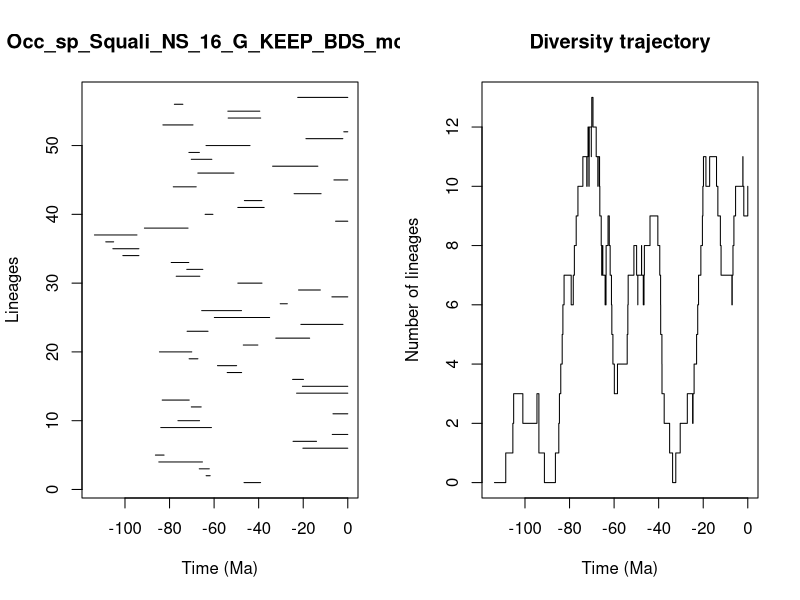

R code for this plot:


pdf(file='../Results/Species_NS/5_MA_bins_EXT_EP_FT/pyrate_mcmc_logs/Occ_sp_Squali_NS_16_G_KEEP_BDS_mcmc_LTT.pdf',width=0.6*20, height=0.6*10)
title = "Occ_sp_Squali_NS_16_G_KEEP_BDS_mcmc"
ts=c(46.57024539196324, 63.580841619792736,66.66329274750949,84.81948032930502,86.34103854659907,20.149738302463327,24.565090710084434,6.970339103555548,83.93766346544373,76.23125409411075,6.645735353893066,70.23237579760264,83.29739920177119,22.97545168409074,20.364370334664937,24.772143419199814,54.1212032478246,58.48333837644563,71.21361866027397,84.53691872631033,46.90352827625958,32.31255600003479,72.11843613247049,21.056212651596326,59.89234219638364,65.56833442988109,30.329479143193712,7.134953492497691,22.09495807816121,49.3441452245298,77.01174219372572,72.26289489221335,79.25783901580044,100.95836433297795,105.4389518245312,108.62876357479169,113.70251017553389,91.27957839786829,5.476462743432932,64.03350324963313,49.36066671857535,46.413059458307465,24.092674939746768,78.32674245362762,6.225034807241005,67.30152889833892,33.744011223451515,70.23612057578488,71.31042536786191,63.62524792314535,18.785294196800518,1.785918264509242,82.98138938069525,53.6870611397688,53.83321670459967,77.83279755810358,22.467938635148297)
te=c(39.12773256575772, 61.76969588174733,62.16053542423925,65.23792709375392,82.45199160903897,0.0,14.027627515185817,0.0,61.18593299003108,66.5257000430409,0.0,65.7826855333925,71.15929151551629,0.0,0.0,19.88974870452333,47.64310864939048,49.89328756908546,67.27137212292138,70.02422496735569,40.365384384871,17.11381270459683,62.721553604110774,2.159155340758991,35.07814197992139,47.694485426296445,27.138681051923772,0.0,12.300444684790374,38.50373106828672,66.40925184400125,65.06146768240363,71.34993179831713,93.75493884225571,93.75188161784692,105.08271595379288,94.62460722527294,71.6977194457537,0.0,60.53236037767605,37.51927959200941,38.536710650465466,11.98739315772891,68.03609467037354,0.0,51.11014947037019,13.429210962493618,61.015036053327584,66.60614591481995,43.88275752483429,2.221887764174179,0.0,69.47467288763782,39.09355211405652,39.501654084282286,74.01950871328297,0.0)
div_traj=c(0, 1,2,3,2,3,2,1,0,1,2,3,4,5,6,7,6,7,8,9,10,11,10,11,12,11,10,11,12,11,12,13,12,11,10,11,10,11,10,9,8,7,8,7,6,7,8,9,8,7,6,5,4,3,4,5,6,7,8,7,6,7,8,7,6,7,8,9,8,7,6,5,4,3,2,1,0,1,2,3,2,3,4,5,6,7,8,9,10,11,10,11,10,9,8,7,6,7,8,9,10,11,10,9,10)
time_events=c(113.70251017553389, 108.62876357479169,105.4389518245312,105.08271595379288,100.95836433297795,94.62460722527294,93.75493884225571,93.75188161784692,91.27957839786829,86.34103854659907,84.81948032930502,84.53691872631033,83.93766346544373,83.29739920177119,82.98138938069525,82.45199160903897,79.25783901580044,78.32674245362762,77.83279755810358,77.01174219372572,76.23125409411075,74.01950871328297,72.26289489221335,72.11843613247049,71.6977194457537,71.34993179831713,71.31042536786191,71.21361866027397,71.15929151551629,70.23612057578488,70.23237579760264,70.02422496735569,69.47467288763782,68.03609467037354,67.30152889833892,67.27137212292138,66.66329274750949,66.60614591481995,66.5257000430409,66.40925184400125,65.7826855333925,65.56833442988109,65.23792709375392,65.06146768240363,64.03350324963313,63.62524792314535,63.580841619792736,62.721553604110774,62.16053542423925,61.76969588174733,61.18593299003108,61.015036053327584,60.53236037767605,59.89234219638364,58.48333837644563,54.1212032478246,53.83321670459967,53.6870611397688,51.11014947037019,49.89328756908546,49.36066671857535,49.3441452245298,47.694485426296445,47.64310864939048,46.90352827625958,46.57024539196324,46.413059458307465,43.88275752483429,40.365384384871,39.501654084282286,39.12773256575772,39.09355211405652,38.536710650465466,38.50373106828672,37.51927959200941,35.07814197992139,33.744011223451515,32.31255600003479,30.329479143193712,27.138681051923772,24.772143419199814,24.565090710084434,24.092674939746768,22.97545168409074,22.467938635148297,22.09495807816121,21.056212651596326,20.364370334664937,20.149738302463327,19.88974870452333,18.785294196800518,17.11381270459683,14.027627515185817,13.429210962493618,12.300444684790374,11.98739315772891,7.134953492497691,6.970339103555548,6.645735353893066,6.225034807241005,5.476462743432932,2.221887764174179,2.159155340758991,1.785918264509242,0.0)
                par(mfrow=c(1,2))
                L = length(ts)
                plot(ts, 1:L , xlim=c(-max(ts)-1,0), pch=20, type="n", main=title,xlab="Time (Ma)",ylab="Lineages")
                for (i in 1:L){segments(x0=-te[i],y0=i,x1=-ts[i],y1=i)}    
                t = -time_events
                plot(div_traj ~ t,type="s", main = "Diversity trajectory",xlab="Time (Ma)",ylab="Number of lineages",xlim=c(-max(ts)-1,0))
                abline(v=c(65,200,251,367,445),lty=2,col="gray")
                
